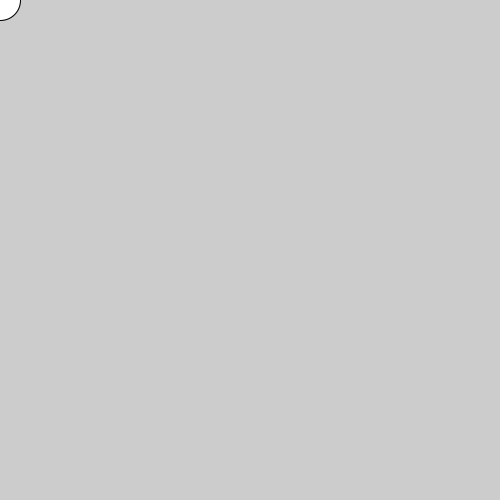
Frame 1 (no input)
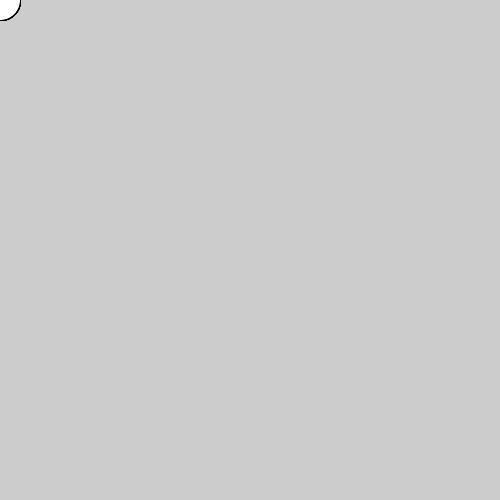
Frame 60 (the mouse pressed at the canvas centre just before this capture)
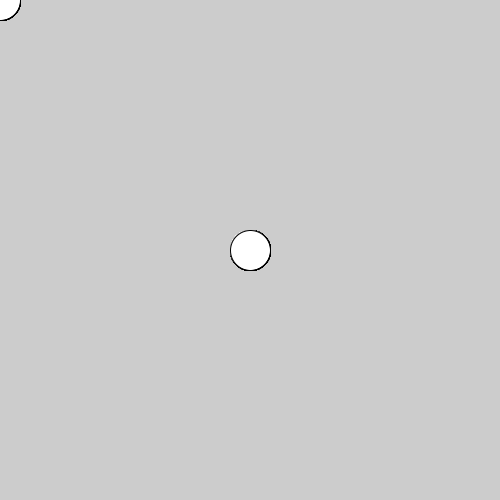
Frame 120 (the mouse held since frame 60 and released just before this capture)

The Processing sketch that drew these frames (run headless with seeded random() and noise(); from frame 60 on, the mouse is pressed at the canvas centre):

// Processing sketch: Exercise1
// ── Exercise1.pde
void setup() 
{ 
  size(500, 500); 
} 

void draw() 
{ 
  ellipse(mouseX, mouseY, 40, 40); 
}
